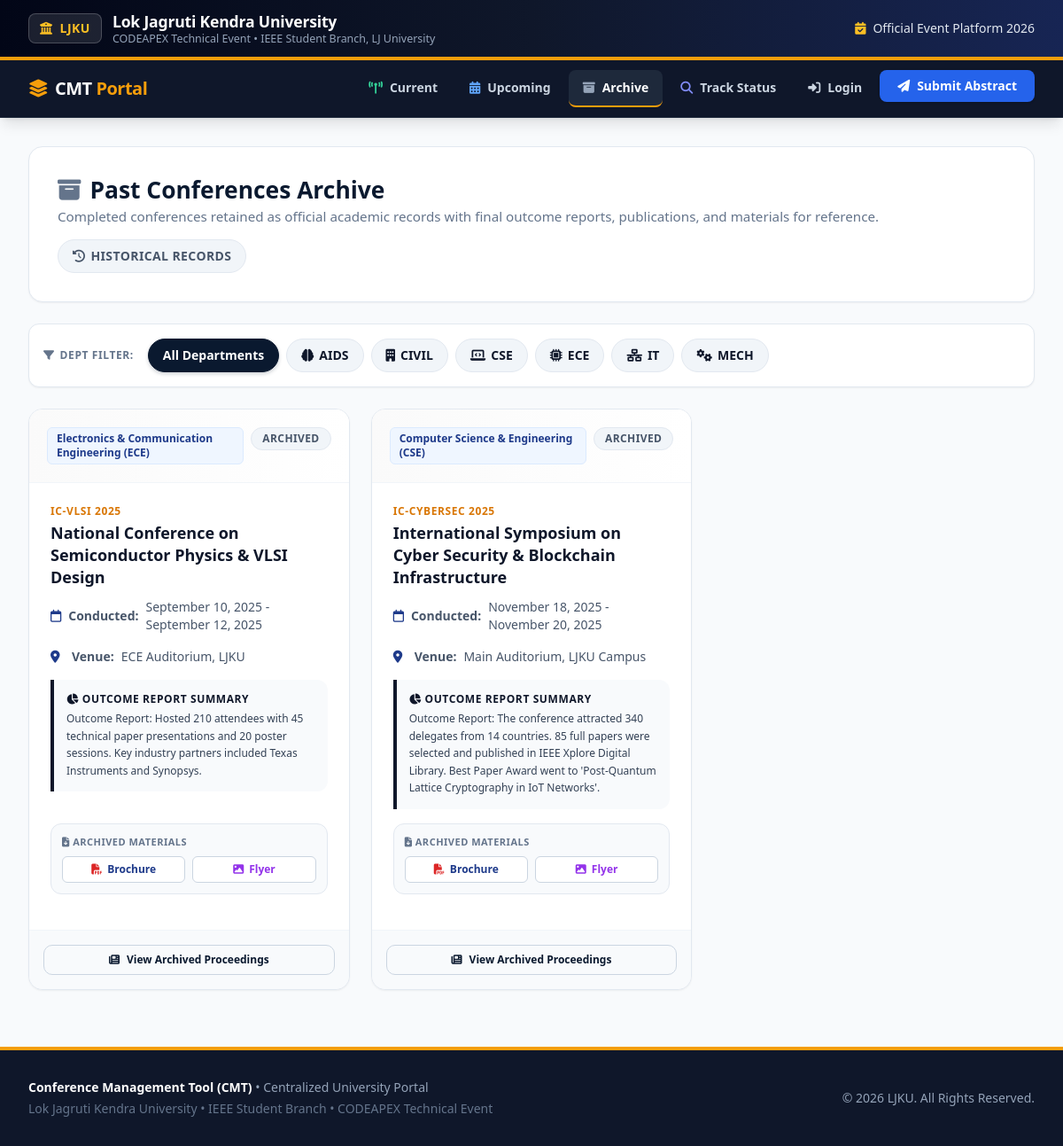
Page /archive on the committed database.
### app.py (models this page shows)
class Department(db.Model):
    id = db.Column(db.Integer, primary_key=True)
    code = db.Column(db.String(20), unique=True, nullable=False)
    name = db.Column(db.String(100), nullable=False)
    icon = db.Column(db.String(50), nullable=False, default='laptop-code')

class Conference(db.Model):
    id = db.Column(db.Integer, primary_key=True)
    title = db.Column(db.String(200), nullable=False)
    acronym = db.Column(db.String(50), nullable=False)
    department_code = db.Column(db.String(20), db.ForeignKey('department.code'), nullable=False)
    state = db.Column(db.String(20), nullable=False, default='upcoming')  # 'current', 'upcoming', 'past'
    start_date = db.Column(db.String(50), nullable=False)
    end_date = db.Column(db.String(50), nullable=False)
    submission_deadline = db.Column(db.String(50), nullable=True)
    venue = db.Column(db.String(200), nullable=False)
    description = db.Column(db.Text, nullable=False)
    call_for_papers = db.Column(db.Text, nullable=True)
    registration_fee = db.Column(db.Float, nullable=False, default=1000.0)
    brochure_filename = db.Column(db.String(200), nullable=True)
    flyer_filename = db.Column(db.String(200), nullable=True)
    report_summary = db.Column(db.Text, nullable=True)
    key_speakers = db.Column(db.Text, nullable=True)
    created_at = db.Column(db.DateTime, default=datetime.utcnow)
    department = db.relationship('Department', backref=db.backref('conferences', lazy=True))
    schedules = db.relationship('ScheduleItem', backref='conference', cascade='all, delete-orphan', lazy=True)
    updates = db.relationship('LiveUpdate', backref='conference', cascade='all, delete-orphan', lazy=True)
    submissions = db.relationship('Submission', backref='conference', cascade='all, delete-orphan', lazy=True)

### app.py (the view)
@app.route('/archive')
def archive():
    selected_dept = request.args.get('dept', '')
    query = Conference.query.filter_by(state='past')
    if selected_dept:
        query = query.filter_by(department_code=selected_dept)
    past_conferences = query.order_by(Conference.id.desc()).all()
    return render_template(
        'archive.html',
        past_conferences=past_conferences,
        selected_dept=selected_dept
    )

### app.py (called while the page is built)
@app.context_processor
def inject_global_data():
    departments = Department.query.order_by(Department.name).all()
    current_user = None
    if 'user_id' in session:
        current_user = User.query.get(session['user_id'])
    return dict(
        departments=departments,
        current_user=current_user,
        current_year=datetime.now().year
    )

### templates/archive.html (shortened to what this page needs)
{% extends "base.html" %}
{% block content %}
<div class="page-header bg-white rounded-2xl p-6 md:p-8 mb-6 border border-slate-200 shadow-sm flex flex-col md:flex-row justify-between items-start md:items-center gap-4">
  <div class="page-title">
    <h2 class="text-xl md:text-2xl font-extrabold text-slate-900 flex items-center gap-3">
      <i class="fa-solid fa-box-archive text-slate-500"></i> Past Conferences Archive
    </h2>
    <p class="text-sm text-slate-500 mt-1">Completed conferences retained as official academic records with final outcome reports, publications, and materials for reference.</p>
  </div>
  <div>
    <span class="badge badge-past text-xs md:text-sm px-4 py-2">
      <i class="fa-solid fa-clock-rotate-left"></i> Historical Records
    </span>
  </div>
</div>
<div class="dept-filter-bar bg-white p-3 md:p-4 rounded-xl border border-slate-200 mb-6 shadow-sm flex items-center gap-2 overflow-x-auto">
  <span class="dept-filter-title text-xs font-bold text-slate-500 uppercase tracking-wider whitespace-nowrap mr-2">
    <i class="fa-solid fa-filter"></i> Dept Filter:
  </span>
  <a href="{{ url_for('archive') }}" class="dept-btn text-xs md:text-sm px-4 py-2 rounded-full whitespace-nowrap {% if not selected_dept %}active{% endif %}">
    All Departments
  </a>
  {% for dept in departments %}
    <a href="{{ url_for('archive', dept=dept.code) }}" class="dept-btn text-xs md:text-sm px-4 py-2 rounded-full whitespace-nowrap {% if selected_dept == dept.code %}active{% endif %}">
      <i class="fa-solid {{ dept.icon }}"></i> {{ dept.code }}
    </a>
  {% endfor %}
</div>
{% if past_conferences %}
  <div class="grid grid-cols-1 md:grid-cols-2 lg:grid-cols-3 gap-6 mb-8">
    {% for conf in past_conferences %}
      <div class="conf-card bg-white rounded-2xl border border-slate-200 shadow-sm overflow-hidden flex flex-col hover:shadow-xl transition-all duration-300 hover:-translate-y-1">
        <div class="conf-card-header p-5 border-b border-slate-100 bg-slate-50 flex justify-between items-start gap-2">
          <span class="conf-dept-chip text-xs font-bold px-2.5 py-1 rounded-md">{{ conf.department.name }} ({{ conf.department_code }})</span>
          <span class="badge badge-past text-xs">Archived</span>
        </div>
        <div class="conf-card-body p-6 flex-1 flex flex-col">
          <div class="conf-acronym text-xs font-black text-amber-600 tracking-wider mb-1">{{ conf.acronym }}</div>
          <h3 class="conf-title text-lg font-bold text-slate-900 leading-snug mb-3">{{ conf.title }}</h3>
          <ul class="conf-meta-list text-xs md:text-sm text-slate-600 space-y-2 mb-4">
            <li class="flex items-center gap-2"><i class="fa-regular fa-calendar text-blue-800 w-4"></i> <strong>Conducted:</strong> {{ conf.start_date }} - {{ conf.end_date }}</li>
            <li class="flex items-center gap-2"><i class="fa-solid fa-location-dot text-blue-800 w-4"></i> <strong>Venue:</strong> {{ conf.venue }}</li>
          </ul>
          <div class="bg-slate-50 border-l-4 border-slate-900 p-3.5 rounded-r-xl mb-4 text-xs">
            <div class="font-bold text-slate-900 uppercase tracking-wider mb-1">
              <i class="fa-solid fa-chart-pie"></i> Outcome Report Summary
            </div>
            <p class="text-slate-700 leading-relaxed">
              {{ conf.report_summary or "Final outcome report and delegate proceedings archived in university library." }}
            </p>
          </div>
          <div class="materials-block bg-slate-50 border border-slate-200 rounded-xl p-3 mt-auto mb-4">
            <div class="materials-title text-[11px] font-bold text-slate-500 uppercase mb-2"><i class="fa-solid fa-file-arrow-down"></i> Archived Materials</div>
            <div class="materials-btns flex gap-2">
              {% if conf.brochure_filename %}
                <a href="{{ url_for('download_file', file_type='brochures', filename=conf.brochure_filename) }}" class="btn-material btn-material-brochure text-xs py-1.5 px-3 flex-1 text-center font-semibold">
                  <i class="fa-solid fa-file-pdf text-red-600"></i> Brochure
                </a>
              {% endif %}
              {% if conf.flyer_filename %}
                <a href="{{ url_for('download_file', file_type='flyers', filename=conf.flyer_filename) }}" class="btn-material btn-material-flyer text-xs py-1.5 px-3 flex-1 text-center font-semibold">
                  <i class="fa-solid fa-image text-purple-600"></i> Flyer
                </a>
              {% endif %}
            </div>
          </div>
        </div>
        <div class="conf-card-footer p-4 bg-slate-50 border-t border-slate-100">
          <a href="{{ url_for('conference_detail', conf_id=conf.id) }}" class="btn btn-outline text-xs py-2 px-3 w-full text-center">
            <i class="fa-solid fa-newspaper"></i> View Archived Proceedings
          </a>
        </div>
      </div>
    {% endfor %}
  </div>
{% endif %}
{% endblock %}

### rows in the picture
Department: code "AIDS"
Department: code "CIVIL"
Department: code "CSE"
Department: code "ECE"
Department: code "IT"
Department: code "MECH"
Conference: department.name "Electronics & Communication Engineering", department_code "ECE", acronym "IC-VLSI 2025", title "National Conference on Semiconductor Physics & VLSI Design", start_date "September 10, 2025", end_date "September 12, 2025", venue "ECE Auditorium, LJKU", report_summary "Outcome Report: Hosted 210 attendees with 45 technical paper presentations and 20 poster sessions. Key industry partners included Texas Instruments and Synopsys."
Conference: department.name "Computer Science & Engineering", department_code "CSE", acronym "IC-CYBERSEC 2025", title "International Symposium on Cyber Security & Blockchain Infrastructure", start_date "November 18, 2025", end_date "November 20, 2025", venue "Main Auditorium, LJKU Campus", report_summary "Outcome Report: The conference attracted 340 delegates from 14 countries. 85 full papers were selected and published in IEEE Xplore Digital Library. Best Paper Award went to 'Post-Quantum Lattice Cryptography in IoT Networks'."
